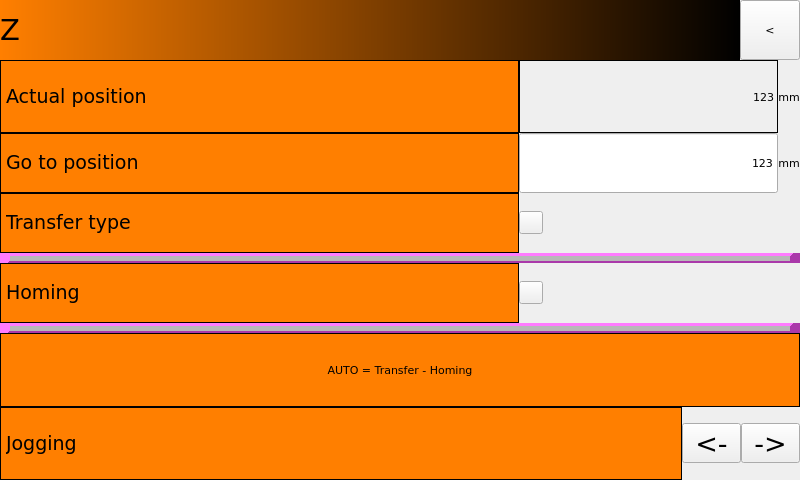
<?xml version="1.0" encoding="UTF-8"?>
<ui version="4.0">
 <class>Form</class>
 <widget class="QWidget" name="Form">
  <property name="geometry">
   <rect>
    <x>0</x>
    <y>0</y>
    <width>800</width>
    <height>480</height>
   </rect>
  </property>
  <property name="sizePolicy">
   <sizepolicy hsizetype="Ignored" vsizetype="Ignored">
    <horstretch>0</horstretch>
    <verstretch>0</verstretch>
   </sizepolicy>
  </property>
  <property name="font">
   <font>
    <family>DejaVu Sans</family>
    <pointsize>8</pointsize>
    <weight>50</weight>
    <italic>false</italic>
    <bold>false</bold>
   </font>
  </property>
  <property name="windowTitle">
   <string>Form</string>
  </property>
  <property name="styleSheet">
   <string notr="true"/>
  </property>
  <property name="TopPage" stdset="0">
   <cstring></cstring>
  </property>
  <property name="EvenRowColor" stdset="0">
   <color>
    <red>0</red>
    <green>0</green>
    <blue>0</blue>
   </color>
  </property>
  <property name="OddRowColor" stdset="0">
   <color>
    <red>0</red>
    <green>0</green>
    <blue>0</blue>
   </color>
  </property>
  <layout class="QGridLayout" name="gridLayout">
   <property name="margin">
    <number>0</number>
   </property>
   <property name="spacing">
    <number>0</number>
   </property>
   <item row="0" column="0">
    <layout class="QVBoxLayout" name="verticalLayout" stretch="0,10,0">
     <property name="spacing">
      <number>0</number>
     </property>
     <property name="bottomMargin">
      <number>0</number>
     </property>
     <item>
      <layout class="QHBoxLayout" name="horizontalLayout" stretch="10,0">
       <property name="spacing">
        <number>0</number>
       </property>
       <item>
        <widget class="QLabel" name="label">
         <property name="font">
          <font>
           <family>DejaVu Sans</family>
           <pointsize>22</pointsize>
           <weight>50</weight>
           <italic>false</italic>
           <bold>false</bold>
          </font>
         </property>
         <property name="styleSheet">
          <string notr="true">background-color: qlineargradient(spread:pad, x1:0, y1:0, x2:1, y2:0, stop:0 rgba(255, 127, 0, 255), stop:1 rgba(0, 0, 0, 255));
font:22pt &quot;DejaVu Sans&quot;;</string>
         </property>
         <property name="text">
          <string>Z</string>
         </property>
         <property name="textFormat">
          <enum>Qt::RichText</enum>
         </property>
         <property name="margin">
          <number>10</number>
         </property>
         <property name="PasswordLevel" stdset="0">
          <number>0</number>
         </property>
         <property name="Hide" stdset="0">
          <bool>true</bool>
         </property>
        </widget>
       </item>
       <item>
        <widget class="QHmiLinkPage" name="QHmiLinkPage">
         <property name="minimumSize">
          <size>
           <width>60</width>
           <height>60</height>
          </size>
         </property>
         <property name="font">
          <font>
           <family>DejaVu Sans</family>
           <pointsize>8</pointsize>
           <weight>50</weight>
           <italic>false</italic>
           <bold>false</bold>
          </font>
         </property>
         <property name="text">
          <string>&lt;</string>
         </property>
         <property name="destinationPage">
          <cstring></cstring>
         </property>
         <property name="PasswordLevel" stdset="0">
          <number>0</number>
         </property>
         <property name="Hide" stdset="0">
          <bool>true</bool>
         </property>
         <property name="Align left" stdset="0">
          <bool>false</bool>
         </property>
        </widget>
       </item>
      </layout>
     </item>
     <item>
      <layout class="QGridLayout" name="gridLayout_2" rowstretch="0,0,0,0,0,0,0,0" columnstretch="10,5,0">
       <property name="bottomMargin">
        <number>0</number>
       </property>
       <property name="spacing">
        <number>0</number>
       </property>
       <item row="1" column="1">
        <widget class="QHmiEdit" name="qHmiEdit_2">
         <property name="minimumSize">
          <size>
           <width>15</width>
           <height>60</height>
          </size>
         </property>
         <property name="styleSheet">
          <string notr="true">font: 75 20pt &quot;DejaVu Sans&quot;;</string>
         </property>
         <property name="text">
          <string>123</string>
         </property>
         <property name="alignment">
          <set>Qt::AlignRight|Qt::AlignTrailing|Qt::AlignVCenter</set>
         </property>
         <property name="fieldName">
          <cstring>CONF1__G_AXIS_MANAGER_Z.R_TRANSF_POS</cstring>
         </property>
         <property name="decimalCount">
          <cstring>1</cstring>
         </property>
         <property name="PasswordLevel" stdset="0">
          <number>0</number>
         </property>
         <property name="Hide" stdset="0">
          <bool>true</bool>
         </property>
         <property name="Min value" stdset="0">
          <cstring></cstring>
         </property>
         <property name="Max value" stdset="0">
          <cstring></cstring>
         </property>
        </widget>
       </item>
       <item row="2" column="0">
        <widget class="QLabel" name="label_7">
         <property name="minimumSize">
          <size>
           <width>0</width>
           <height>60</height>
          </size>
         </property>
         <property name="font">
          <font>
           <family>DejaVu Sans</family>
           <pointsize>14</pointsize>
           <weight>50</weight>
           <italic>false</italic>
           <bold>false</bold>
          </font>
         </property>
         <property name="styleSheet">
          <string notr="true">font:14pt &quot;DejaVu Sans&quot;;
background-color: rgb(255, 127, 0);</string>
         </property>
         <property name="frameShape">
          <enum>QFrame::Box</enum>
         </property>
         <property name="text">
          <string>Transfer type</string>
         </property>
         <property name="textFormat">
          <enum>Qt::RichText</enum>
         </property>
         <property name="PasswordLevel" stdset="0">
          <number>0</number>
         </property>
         <property name="Hide" stdset="0">
          <bool>true</bool>
         </property>
        </widget>
       </item>
       <item row="6" column="0" colspan="3">
        <widget class="QLabel" name="label_2">
         <property name="minimumSize">
          <size>
           <width>0</width>
           <height>60</height>
          </size>
         </property>
         <property name="styleSheet">
          <string notr="true">font:14pt &quot;DejaVu Sans&quot;;
background-color: rgb(255, 127, 0);</string>
         </property>
         <property name="frameShape">
          <enum>QFrame::Box</enum>
         </property>
         <property name="text">
          <string>AUTO = Transfer - Homing</string>
         </property>
         <property name="alignment">
          <set>Qt::AlignCenter</set>
         </property>
         <property name="PasswordLevel" stdset="0">
          <number>0</number>
         </property>
         <property name="Hide" stdset="0">
          <bool>true</bool>
         </property>
        </widget>
       </item>
       <item row="4" column="1">
        <widget class="QHmiSwitch" name="qHmiSwitch_2">
         <property name="styleSheet">
          <string notr="true">font: 75 20pt &quot;DejaVu Sans&quot;;</string>
         </property>
         <property name="text">
          <string/>
         </property>
         <property name="checked">
          <bool>false</bool>
         </property>
         <property name="onBrushColor">
          <color>
           <red>255</red>
           <green>0</green>
           <blue>0</blue>
          </color>
         </property>
         <property name="fieldName">
          <cstring>CONF1_G_B_HOMING_Z</cstring>
         </property>
         <property name="PasswordLevel" stdset="0">
          <number>0</number>
         </property>
         <property name="Hide" stdset="0">
          <bool>true</bool>
         </property>
         <property name="Align left" stdset="0">
          <bool>false</bool>
         </property>
        </widget>
       </item>
       <item row="3" column="0" colspan="3">
        <widget class="Line" name="line">
         <property name="minimumSize">
          <size>
           <width>0</width>
           <height>10</height>
          </size>
         </property>
         <property name="styleSheet">
          <string notr="true">background-color: rgb(255, 85, 255);</string>
         </property>
         <property name="frameShadow">
          <enum>QFrame::Raised</enum>
         </property>
         <property name="lineWidth">
          <number>10</number>
         </property>
         <property name="midLineWidth">
          <number>5</number>
         </property>
         <property name="orientation">
          <enum>Qt::Horizontal</enum>
         </property>
         <property name="PasswordLevel" stdset="0">
          <number>0</number>
         </property>
         <property name="Hide" stdset="0">
          <bool>true</bool>
         </property>
        </widget>
       </item>
       <item row="0" column="2">
        <widget class="QLabel" name="label_10">
         <property name="font">
          <font>
           <family>DejaVu Sans</family>
           <pointsize>8</pointsize>
           <weight>50</weight>
           <italic>false</italic>
           <bold>false</bold>
          </font>
         </property>
         <property name="styleSheet">
          <string notr="true">font:8pt &quot;DejaVu Sans&quot;;
</string>
         </property>
         <property name="text">
          <string>mm</string>
         </property>
         <property name="alignment">
          <set>Qt::AlignCenter</set>
         </property>
         <property name="PasswordLevel" stdset="0">
          <number>0</number>
         </property>
         <property name="Hide" stdset="0">
          <bool>true</bool>
         </property>
        </widget>
       </item>
       <item row="4" column="0">
        <widget class="QLabel" name="label_8">
         <property name="minimumSize">
          <size>
           <width>0</width>
           <height>60</height>
          </size>
         </property>
         <property name="font">
          <font>
           <family>DejaVu Sans</family>
           <pointsize>14</pointsize>
           <weight>50</weight>
           <italic>false</italic>
           <bold>false</bold>
          </font>
         </property>
         <property name="styleSheet">
          <string notr="true">font:14pt &quot;DejaVu Sans&quot;;
background-color: rgb(255, 127, 0);</string>
         </property>
         <property name="frameShape">
          <enum>QFrame::Box</enum>
         </property>
         <property name="text">
          <string>Homing</string>
         </property>
         <property name="textFormat">
          <enum>Qt::RichText</enum>
         </property>
         <property name="PasswordLevel" stdset="0">
          <number>0</number>
         </property>
         <property name="Hide" stdset="0">
          <bool>true</bool>
         </property>
        </widget>
       </item>
       <item row="0" column="0">
        <widget class="QLabel" name="label_4">
         <property name="minimumSize">
          <size>
           <width>0</width>
           <height>60</height>
          </size>
         </property>
         <property name="font">
          <font>
           <family>DejaVu Sans</family>
           <pointsize>14</pointsize>
           <weight>50</weight>
           <italic>false</italic>
           <bold>false</bold>
          </font>
         </property>
         <property name="styleSheet">
          <string notr="true">font:14pt &quot;DejaVu Sans&quot;;
background-color: rgb(255, 127, 0);</string>
         </property>
         <property name="frameShape">
          <enum>QFrame::Box</enum>
         </property>
         <property name="text">
          <string>Actual position</string>
         </property>
         <property name="textFormat">
          <enum>Qt::RichText</enum>
         </property>
         <property name="PasswordLevel" stdset="0">
          <number>0</number>
         </property>
         <property name="Hide" stdset="0">
          <bool>true</bool>
         </property>
        </widget>
       </item>
       <item row="1" column="0">
        <widget class="QLabel" name="label_6">
         <property name="minimumSize">
          <size>
           <width>0</width>
           <height>60</height>
          </size>
         </property>
         <property name="font">
          <font>
           <family>DejaVu Sans</family>
           <pointsize>14</pointsize>
           <weight>50</weight>
           <italic>false</italic>
           <bold>false</bold>
          </font>
         </property>
         <property name="styleSheet">
          <string notr="true">font:14pt &quot;DejaVu Sans&quot;;
background-color: rgb(255, 127, 0);</string>
         </property>
         <property name="frameShape">
          <enum>QFrame::Box</enum>
         </property>
         <property name="text">
          <string>Go to position</string>
         </property>
         <property name="textFormat">
          <enum>Qt::RichText</enum>
         </property>
         <property name="PasswordLevel" stdset="0">
          <number>0</number>
         </property>
         <property name="Hide" stdset="0">
          <bool>true</bool>
         </property>
        </widget>
       </item>
       <item row="0" column="1">
        <widget class="QHmiLabel" name="qHmiLabel_2">
         <property name="styleSheet">
          <string notr="true">font: 75 20pt &quot;DejaVu Sans&quot;;</string>
         </property>
         <property name="frameShape">
          <enum>QFrame::Box</enum>
         </property>
         <property name="text">
          <string>123</string>
         </property>
         <property name="alignment">
          <set>Qt::AlignRight|Qt::AlignTrailing|Qt::AlignVCenter</set>
         </property>
         <property name="fieldName">
          <cstring>CONF1_AXIS_Z.ABSPOS</cstring>
         </property>
         <property name="decimalCount">
          <cstring>1</cstring>
         </property>
         <property name="PasswordLevel" stdset="0">
          <number>0</number>
         </property>
         <property name="Hide" stdset="0">
          <bool>true</bool>
         </property>
        </widget>
       </item>
       <item row="2" column="1">
        <widget class="QHmiSwitch" name="qHmiSwitch">
         <property name="styleSheet">
          <string notr="true">font: 75 16pt &quot;DejaVu Sans&quot;;</string>
         </property>
         <property name="checked">
          <bool>false</bool>
         </property>
         <property name="text_on" stdset="0">
          <string>Absolute</string>
         </property>
         <property name="onBrushColor">
          <color>
           <red>0</red>
           <green>170</green>
           <blue>0</blue>
          </color>
         </property>
         <property name="text_off" stdset="0">
          <string>Relative</string>
         </property>
         <property name="offBrushColor">
          <color>
           <red>128</red>
           <green>128</green>
           <blue>128</blue>
          </color>
         </property>
         <property name="fieldName">
          <cstring>CONF1__G_AXIS_MANAGER_Z.B_ABS</cstring>
         </property>
         <property name="PasswordLevel" stdset="0">
          <number>0</number>
         </property>
         <property name="Hide" stdset="0">
          <bool>true</bool>
         </property>
         <property name="Align left" stdset="0">
          <bool>false</bool>
         </property>
        </widget>
       </item>
       <item row="1" column="2">
        <widget class="QLabel" name="label_12">
         <property name="font">
          <font>
           <family>DejaVu Sans</family>
           <pointsize>8</pointsize>
           <weight>50</weight>
           <italic>false</italic>
           <bold>false</bold>
          </font>
         </property>
         <property name="styleSheet">
          <string notr="true">font:8pt &quot;DejaVu Sans&quot;;
</string>
         </property>
         <property name="text">
          <string>mm</string>
         </property>
         <property name="alignment">
          <set>Qt::AlignCenter</set>
         </property>
         <property name="PasswordLevel" stdset="0">
          <number>0</number>
         </property>
         <property name="Hide" stdset="0">
          <bool>true</bool>
         </property>
        </widget>
       </item>
       <item row="5" column="0" colspan="3">
        <widget class="Line" name="line_2">
         <property name="minimumSize">
          <size>
           <width>0</width>
           <height>10</height>
          </size>
         </property>
         <property name="styleSheet">
          <string notr="true">background-color: rgb(255, 85, 255);</string>
         </property>
         <property name="frameShadow">
          <enum>QFrame::Raised</enum>
         </property>
         <property name="lineWidth">
          <number>10</number>
         </property>
         <property name="midLineWidth">
          <number>5</number>
         </property>
         <property name="orientation">
          <enum>Qt::Horizontal</enum>
         </property>
         <property name="PasswordLevel" stdset="0">
          <number>0</number>
         </property>
         <property name="Hide" stdset="0">
          <bool>true</bool>
         </property>
        </widget>
       </item>
       <item row="7" column="0" colspan="3">
        <widget class="QWidget" name="widget" native="true">
         <property name="minimumSize">
          <size>
           <width>0</width>
           <height>50</height>
          </size>
         </property>
         <property name="PasswordLevel" stdset="0">
          <number>0</number>
         </property>
         <property name="Hide" stdset="0">
          <bool>true</bool>
         </property>
         <layout class="QHBoxLayout" name="horizontalLayout_2" stretch="10,3,3">
          <property name="spacing">
           <number>0</number>
          </property>
          <property name="margin">
           <number>0</number>
          </property>
          <item>
           <widget class="QLabel" name="label_9">
            <property name="minimumSize">
             <size>
              <width>0</width>
              <height>0</height>
             </size>
            </property>
            <property name="font">
             <font>
              <family>DejaVu Sans</family>
              <pointsize>14</pointsize>
              <weight>50</weight>
              <italic>false</italic>
              <bold>false</bold>
             </font>
            </property>
            <property name="styleSheet">
             <string notr="true">font:14pt &quot;DejaVu Sans&quot;;
background-color: rgb(255, 127, 0);</string>
            </property>
            <property name="frameShape">
             <enum>QFrame::Box</enum>
            </property>
            <property name="text">
             <string>Jogging</string>
            </property>
            <property name="textFormat">
             <enum>Qt::RichText</enum>
            </property>
            <property name="PasswordLevel" stdset="0">
             <number>0</number>
            </property>
            <property name="Hide" stdset="0">
             <bool>true</bool>
            </property>
           </widget>
          </item>
          <item>
           <widget class="QHmiButton" name="QHmiButton">
            <property name="font">
             <font>
              <family>DejaVu Sans</family>
              <pointsize>20</pointsize>
              <weight>50</weight>
              <italic>false</italic>
              <bold>false</bold>
             </font>
            </property>
            <property name="text">
             <string>&lt;-</string>
            </property>
            <property name="fieldName">
             <cstring>CONF1__G_AXIS_MANAGER_Z.B_JOGBV</cstring>
            </property>
            <property name="buttonAction">
             <enum>QHmiButton::SetReset</enum>
            </property>
            <property name="reset_when_unfocus" stdset="0">
             <bool>true</bool>
            </property>
            <property name="PasswordLevel" stdset="0">
             <number>0</number>
            </property>
            <property name="Hide" stdset="0">
             <bool>true</bool>
            </property>
            <property name="Align left" stdset="0">
             <bool>false</bool>
            </property>
           </widget>
          </item>
          <item>
           <widget class="QHmiButton" name="QHmiButton_2">
            <property name="font">
             <font>
              <family>DejaVu Sans</family>
              <pointsize>20</pointsize>
              <weight>50</weight>
              <italic>false</italic>
              <bold>false</bold>
             </font>
            </property>
            <property name="text">
             <string>-&gt;</string>
            </property>
            <property name="fieldName">
             <cstring>CONF1__G_AXIS_MANAGER_Z.B_JOGFW</cstring>
            </property>
            <property name="buttonAction">
             <enum>QHmiButton::SetReset</enum>
            </property>
            <property name="reset_when_unfocus" stdset="0">
             <bool>true</bool>
            </property>
            <property name="PasswordLevel" stdset="0">
             <number>0</number>
            </property>
            <property name="Hide" stdset="0">
             <bool>true</bool>
            </property>
            <property name="Align left" stdset="0">
             <bool>false</bool>
            </property>
           </widget>
          </item>
         </layout>
        </widget>
       </item>
      </layout>
     </item>
     <item>
      <widget class="QHmiSetWidgetState" name="qhmisetwidgetstate">
       <property name="fieldName">
        <cstring>CONF1_G_B_ON_AUTO_Z</cstring>
       </property>
       <property name="action">
        <enum>QHmiSetWidgetState::SetOnEnterResetOnExit</enum>
       </property>
       <property name="PasswordLevel" stdset="0">
        <number>0</number>
       </property>
       <property name="Hide" stdset="0">
        <bool>true</bool>
       </property>
      </widget>
     </item>
    </layout>
   </item>
  </layout>
 </widget>
 <customwidgets>
  <customwidget>
   <class>QHmiLabel</class>
   <extends>QLabel</extends>
   <header>qhmilabel.h</header>
  </customwidget>
  <customwidget>
   <class>QHmiEdit</class>
   <extends>QLineEdit</extends>
   <header>qhmiedit.h</header>
  </customwidget>
  <customwidget>
   <class>QHmiLinkPage</class>
   <extends>QToolButton</extends>
   <header>QHmiLinkPage.h</header>
  </customwidget>
  <customwidget>
   <class>QHmiButton</class>
   <extends>QToolButton</extends>
   <header>qhmibutton.h</header>
  </customwidget>
  <customwidget>
   <class>QHmiSwitch</class>
   <extends>QToolButton</extends>
   <header>qhmiswitch.h</header>
  </customwidget>
  <customwidget>
   <class>QHmiSetWidgetState</class>
   <extends>QWidget</extends>
   <header>qhmisetwidgetstate.h</header>
  </customwidget>
 </customwidgets>
 <resources/>
 <connections/>
</ui>
